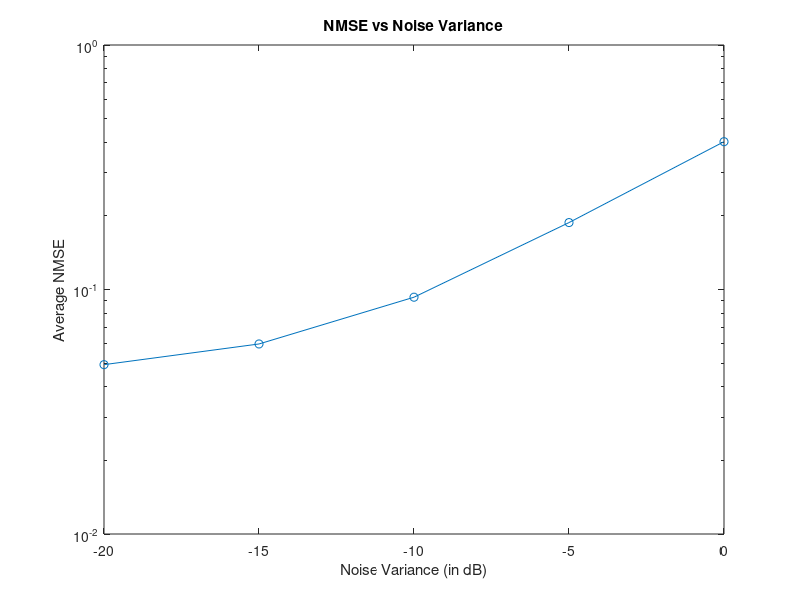

Write MATLAB code to recreate this figure.
% EE698Z: Machine Learning for Wireless Communications
% MATLAB ASSIGNMENT : SBL and Relevance Vector Machine
%180227-Deependra Chansoliya
%180589-Ramandeep
%180621-Rohan Mahnot

M=40;
N=20;
Do=7;
density = Do/M;

noise = [-20, -15, -10, -5, 0];% dB matrix
vars = 10.^(noise/10);% noise variance matrix
NMSE = zeros(5,1);

for itr = 1:2000
    nmse = zeros(5);
    
    for j = 1:5
        
        phi = randn(N,M);%Qno 2 part-1
        w = sprandn(M,1, density);%Qno 2 part-2
        mu = ones(M,1);
        A = diag(100* ones(M,1)); 
        t = phi*w + sqrt(vars(j)).*randn(N,1);%Qno 2 part-3
        %updating parameters
        while 1
            
            Sig = inv((1/vars(j)) * phi' * phi + A);% eqn-12
            mu_new = (1/vars(j)) * Sig * phi' * t;% eqn-13
            
            if (norm(mu-mu_new)^2)/(norm(mu)^2) <= 1e-3
                mu = mu_new;
                break   
            else
                mu = mu_new;
            end
            G = 1 - diag(A) .* diag(Sig);% gamma
            A = diag(G./(mu.^2 +eps));% alpha
            
        end
        
        Wmp = mu;
        nmse(j) = (norm(Wmp-w)^2/norm(w)^2);
    end
    
    NMSE= NMSE + nmse; 
end

NMSE = NMSE ./ itr;% Average value after itr iterations

semilogy(noise,NMSE,'-o');%Qno 5 plot of NMSE
xlabel('Noise Variance (in dB)');
ylabel('Average NMSE');
title('NMSE vs Noise Variance');